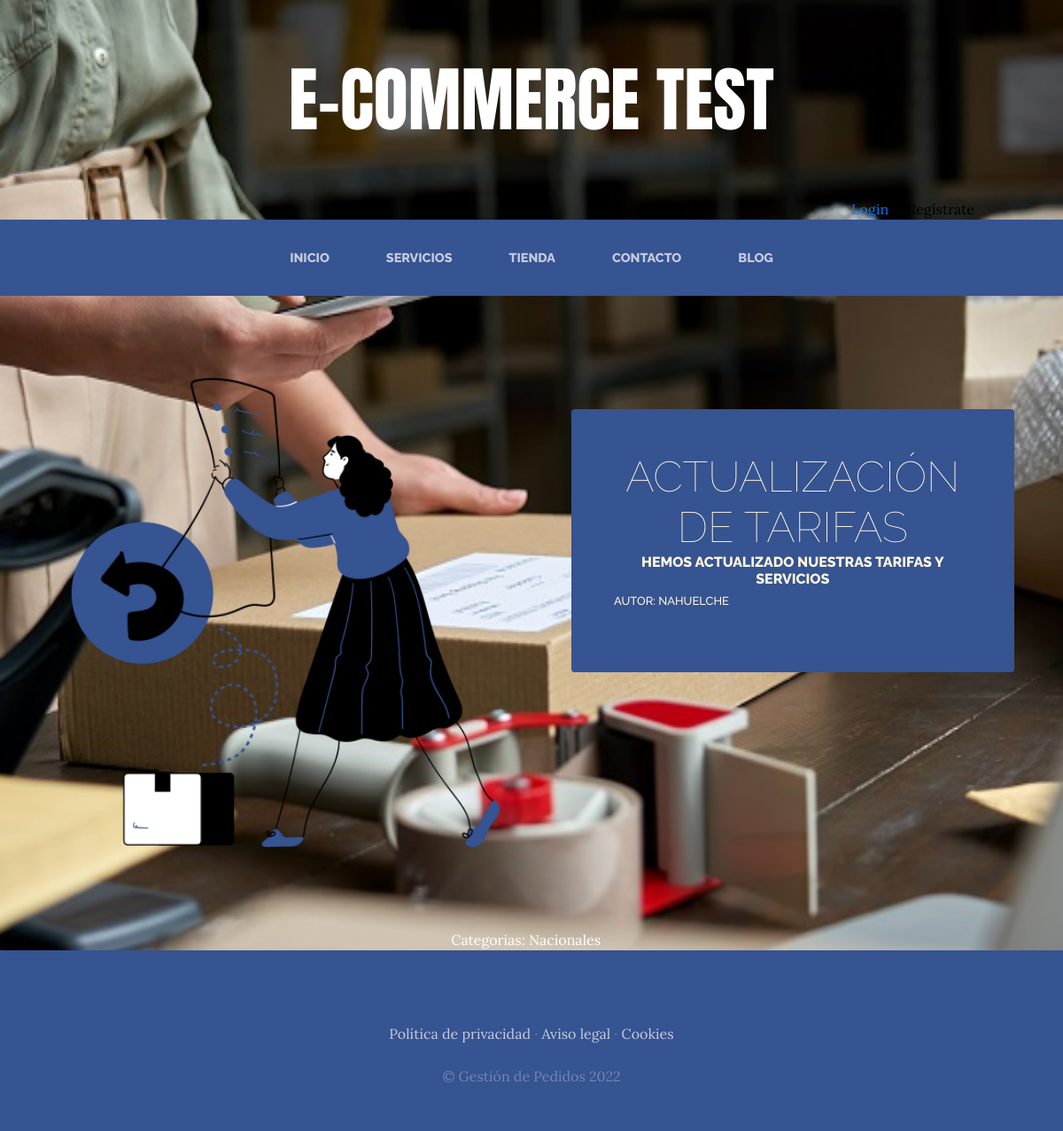
The page /blogs/category/2/ on the database its author committed.
### blog/models.py (models this page shows, shortened)
class Post(models.Model):
    title=models.CharField(max_length=50)
    content=models.CharField(max_length=50)
    image=models.ImageField(upload_to='blog', null=True, blank=True)
    author=models.ForeignKey(User, on_delete=models.CASCADE)
    categories=models.ManyToManyField(Category)
    created=models.DateTimeField(auto_now_add=True)
    updated=models.DateTimeField(auto_now_add=True)
    class Meta:
        verbose_name='post'
        verbose_name_plural='posts'

class Category(models.Model):
    name=models.CharField(max_length=50)
    created=models.DateTimeField(auto_now_add=True)
    updated=models.DateTimeField(auto_now_add=True)
    class Meta:
        verbose_name='category'
        verbose_name_plural='categories'

### blog/views.py (the view)
# urls.py: path('category/<int:category_id>/', views.category, name="category"),
def category(request, category_id):
    category=Category.objects.get(id=category_id)
    posts=Post.objects.filter(categories=category)
    return render(request, "blog/categories.html", {'category': category, "posts":posts})

### cart/context_processor.py (called while the page is built)
def cart_total_amount(request):
    total=0
    if request.user.is_authenticated:
        for key, value in request.session["cart"].items():
             total = total + float(value["price"])
    else:
        total = "Debes hacer login"
    return {"cart_total_amount":total}

### blog/templates/blog/categories.html
{% extends "ProjectWebApp/base.html" %}
{% load static %}
{% block content %}
    {% for post in posts %}
        <section class="page-section clearfix">
        <div class="container">
          <div class="intro">
            <img class="intro-img img-fluid mb-3 mb-lg-0 rounded" src="{{post.image.url}}" alt="" style="width: 50%;">
            <div class="intro-text left-0 text-center bg-faded p-5 rounded">
              <h2 class="section-heading mb-4" >
                <span class="section-heading-lower">{{post.title}}</span>
                <span class="section-heading-upper">{{post.content}}</span>
                <div style="text-align: left; font-size:small">
                    Autor: {{post.author}}
                </div>
              </h2>
            </div>
          </div>
        </div>
        </section>
    {% endfor %}
    <section>
        <div style="width:75%; margin: auto; text-align: center; color: white;">
            Categorias:
            {% for post in posts %}
                {% for category in post.categories.all %}
                {{category.name}}&nbsp;&nbsp;&nbsp;
                {% endfor %}
            {% endfor %}
        </div>
    </section>
{% endblock %}

### ProjectWebApp/static/ProjectWebApp/css/gestion.css (style rules this page uses)
body { font-family: 'Lora'; background: url("../img/Gestin-de-pedidos.jpg"); background-attachment: fixed; background-position: center; background-size: cover; }
h2, h3, h4, h5, h6 { font-family: 'Raleway'; }
.page-section { margin-top: 5rem; margin-bottom: 5rem; }
.section-heading { text-transform: uppercase; }
.section-heading .section-heading-upper { display: block; font-size: 1rem; font-weight: 800; padding-bottom:.5rem; }
.section-heading .section-heading-lower { display: block; font-size: 3rem; font-weight: 100; }
.bg-faded { background-color: rgba(255, 255, 255, 0.85); }
.intro { position: relative; }
@media (min-width: 992px) { .intro .intro-img { width: 75%; float: left; } }
@media (min-width: 992px) { .intro .intro-text { left: 600; width: 60%; margin-top: 3rem; background-color: rgba(54, 83, 146); color: cornsilk; position: absolute; } }
@media (min-width: 1200px) { .intro .intro-text { width: 45%; } }

### rows shown on the page
Post: image (picture), title "ACTUALIZACIÓN DE TARIFAS", content "HEMOS ACTUALIZADO NUESTRAS TARIFAS Y SERVICIOS", author "NAHUELCHE"
Category: name "Nacionales"
